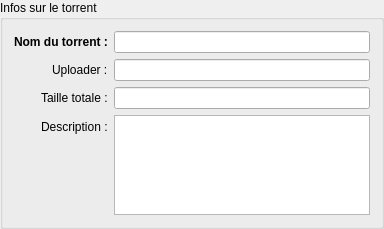
         <widget class="QGroupBox" name="groupBox">
          <property name="sizePolicy">
           <sizepolicy hsizetype="Preferred" vsizetype="Maximum">
            <horstretch>0</horstretch>
            <verstretch>0</verstretch>
           </sizepolicy>
          </property>
          <property name="title">
           <string>Infos sur le torrent</string>
          </property>
          <layout class="QHBoxLayout" name="horizontalLayout">
           <item>
            <layout class="QFormLayout" name="formLayout_3">
             <property name="labelAlignment">
              <set>Qt::AlignRight|Qt::AlignTrailing|Qt::AlignVCenter</set>
             </property>
             <item row="1" column="0">
              <widget class="QLabel" name="label_20">
               <property name="font">
                <font>
                 <weight>50</weight>
                 <bold>false</bold>
                </font>
               </property>
               <property name="text">
                <string>Uploader :</string>
               </property>
              </widget>
             </item>
             <item row="1" column="1">
              <widget class="QLineEdit" name="txt_upName"/>
             </item>
             <item row="0" column="0">
              <widget class="QLabel" name="label_21">
               <property name="font">
                <font>
                 <weight>75</weight>
                 <bold>true</bold>
                </font>
               </property>
               <property name="text">
                <string>Nom du torrent :</string>
               </property>
              </widget>
             </item>
             <item row="0" column="1">
              <widget class="QLineEdit" name="txt_relName"/>
             </item>
             <item row="3" column="0">
              <widget class="QLabel" name="label_22">
               <property name="font">
                <font>
                 <weight>50</weight>
                 <bold>false</bold>
                </font>
               </property>
               <property name="text">
                <string>Description :</string>
               </property>
              </widget>
             </item>
             <item row="3" column="1">
              <widget class="QPlainTextEdit" name="txt_relNotes">
               <property name="sizePolicy">
                <sizepolicy hsizetype="Expanding" vsizetype="Maximum">
                 <horstretch>0</horstretch>
                 <verstretch>0</verstretch>
                </sizepolicy>
               </property>
               <property name="maximumSize">
                <size>
                 <width>16777215</width>
                 <height>100</height>
                </size>
               </property>
               <property name="font">
                <font>
                 <family>Consolas</family>
                 <pointsize>10</pointsize>
                </font>
               </property>
              </widget>
             </item>
             <item row="2" column="1">
              <widget class="QLineEdit" name="txt_totalSize">
               <property name="readOnly">
                <bool>true</bool>
               </property>
              </widget>
             </item>
             <item row="2" column="0">
              <widget class="QLabel" name="label_14">
               <property name="font">
                <font>
                 <weight>50</weight>
                 <bold>false</bold>
                </font>
               </property>
               <property name="text">
                <string>Taille totale :</string>
               </property>
              </widget>
             </item>
            </layout>
           </item>
          </layout>
         </widget>
